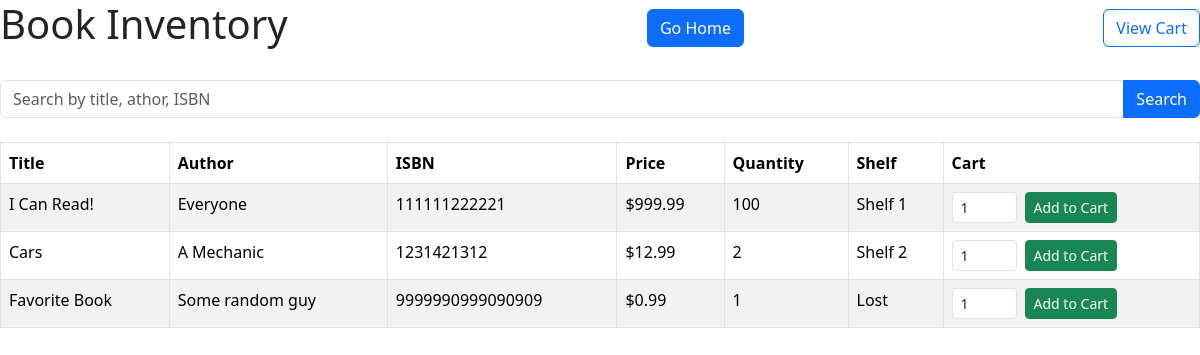
The app's page /inventory/, older data.
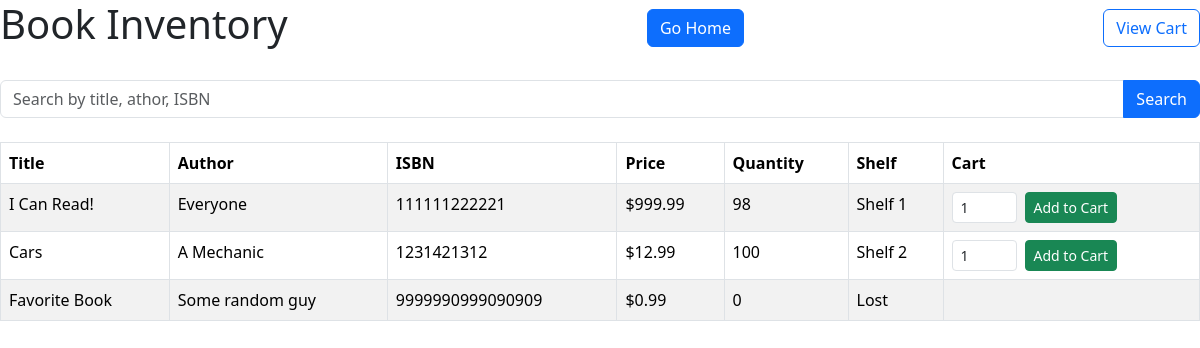
The same page, newer data.
### inventory/models.py (models this page shows, shortened)
class Book(models.Model):
    title = models.CharField(max_length=200)
    author = models.CharField(max_length=200, blank=True)
    isbn = models.CharField(max_length=20, blank=True)
    price = models.DecimalField(max_digits=10, decimal_places=2, null=True, blank=True)
    quantity = models.IntegerField(default=0)
    shelf_location = models.CharField(max_length=50, blank=True)

### inventory/views.py (the view)
# urls.py: path("", views.books, name="books"),
def books(request):
    query = request.GET.get("search", "")
    books = Book.objects.all()
    if query:
        books = books.filter(Q(title__icontains=query) | Q(author__icontains=query) | Q(isbn__icontains=query))
    return render(request, "inventory/books.html", {"books": books,"query": query})

### inventory/templates/inventory/books.html (shortened to what this page needs)
<!DOCTYPE html>
<html>
<head>
    <link href="https://cdn.jsdelivr.net/npm/bootstrap@5/dist/css/bootstrap.min.css" rel="stylesheet">
</head>
<body>
<div class="d-flex justify-content-between align-items-center mb-4">
    <h1>Book Inventory</h1>
        <a href="/" class="btn btn-primary">Go Home </a>
        <a href="/cart/" class="btn btn-outline-primary">View Cart</a>
</div>
<form method="get" class="mb-4">
    <div class="input-group">
        <input
            type="text"
            name="search"
            class="form-control"
            placeholder="Search by title, athor, ISBN"
            value="{{ query }}"
        >
        <button type="submit" class="btn btn-primary">
            Search
        </button>
    </div>
</form>
<table class="table table-striped table-bordered">
    <thead>
        <tr>
            <th>Title</th>
            <th>Author</th>
            <th>ISBN</th>
            <th>Price</th>
            <th>Quantity</th>
            <th>Shelf</th>
            <th>Cart</th>
        </tr>
    </thead>
    <tbody>
        {% for book in books %}
        <tr>
            <td>{{ book.title }}</td>
            <td>{{ book.author }}</td>
            <td>{{ book.isbn }}</td>
            <td>${{ book.price }}</td>
            <td>{{ book.quantity }}</td>
            <td>{{ book.shelf_location }}</td>
            <td>
                {% if book.quantity > 0 %}
                <form method="post" action="{% url 'cart:add' book.id %}" class="d-flex gap-2">
                    <input
                    type="number"
                    name="quantity"
                    min="1"
                    max="{{ book.quantity }}"
                    value="1"
                    class="form-control form-control-sm"
                    style="max-width: 65px;"
                    aria-label="Quantity for {{ book.title }}"
                    >
                    <button type="submit" class="btn btn-sm btn-success">
                        Add to Cart
                    </button>
                </form>
                {% endif %}
            </td>
        </tr>
        {% empty %}
        <tr>
            <td colspan="8">
                No books found.
            </td>
        </tr>
        {% endfor %}
    </tbody>
</table>
</body>
</html>

Row changes from the older to the newer data that the page shows:
changed Book "I Can Read!": quantity "100" → "98"
changed Book "Cars": quantity "2" → "100"
changed Book "Favorite Book": quantity "1" → "0"; quantity "1" → (not shown)
